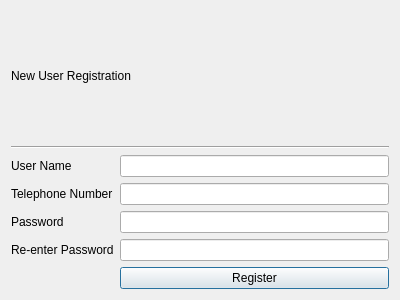
<?xml version="1.0" encoding="UTF-8"?>
<ui version="4.0">
 <class>Dialog</class>
 <widget class="QDialog" name="Dialog">
  <property name="geometry">
   <rect>
    <x>0</x>
    <y>0</y>
    <width>400</width>
    <height>300</height>
   </rect>
  </property>
  <property name="windowTitle">
   <string>New User Registration</string>
  </property>
  <layout class="QVBoxLayout" name="verticalLayout">
   <item>
    <widget class="QLabel" name="label_5">
     <property name="text">
      <string>New User Registration</string>
     </property>
    </widget>
   </item>
   <item>
    <widget class="Line" name="line">
     <property name="orientation">
      <enum>Qt::Horizontal</enum>
     </property>
    </widget>
   </item>
   <item>
    <layout class="QFormLayout" name="formLayout">
     <item row="1" column="0">
      <widget class="QLabel" name="label_2">
       <property name="text">
        <string>User Name</string>
       </property>
      </widget>
     </item>
     <item row="1" column="1">
      <widget class="QLineEdit" name="lineEdit"/>
     </item>
     <item row="2" column="0">
      <widget class="QLabel" name="label">
       <property name="text">
        <string>Telephone Number</string>
       </property>
      </widget>
     </item>
     <item row="2" column="1">
      <widget class="QLineEdit" name="lineEdit_2"/>
     </item>
     <item row="3" column="1">
      <widget class="QLineEdit" name="lineEdit_3"/>
     </item>
     <item row="4" column="1">
      <widget class="QLineEdit" name="lineEdit_4"/>
     </item>
     <item row="3" column="0">
      <widget class="QLabel" name="label_3">
       <property name="text">
        <string>Password</string>
       </property>
      </widget>
     </item>
     <item row="4" column="0">
      <widget class="QLabel" name="label_4">
       <property name="text">
        <string>Re-enter Password</string>
       </property>
      </widget>
     </item>
     <item row="5" column="1">
      <widget class="QPushButton" name="pushButton">
       <property name="text">
        <string>Register</string>
       </property>
      </widget>
     </item>
    </layout>
   </item>
  </layout>
 </widget>
 <resources/>
 <connections/>
</ui>
